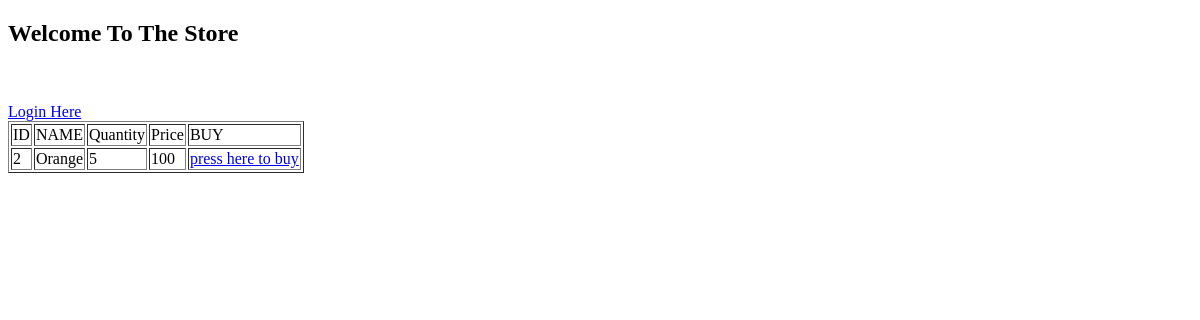
Before: / with the older database file.
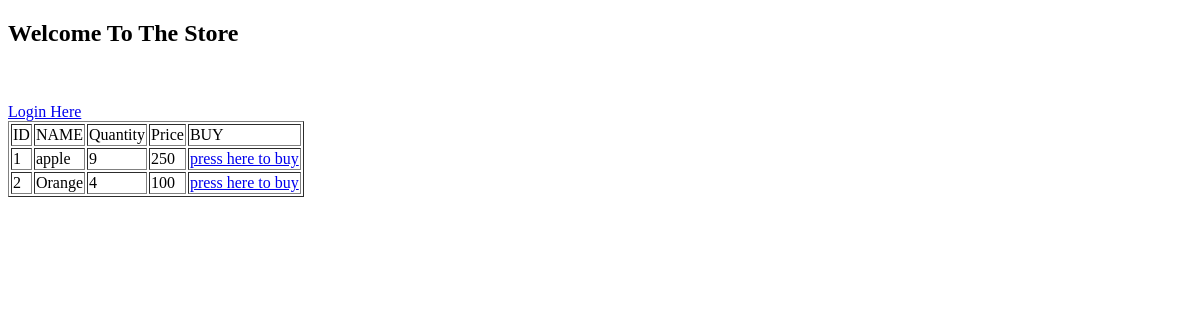
After: the same page with the newer database file.
### tables this page shows
CREATE TABLE item_ecom (id INT, name TEXT, quantity INT, price INT);

### handler.py (the view)
@app.route('/')
def showInput():
   conn = sqlite3.connect('database.db')
   print ("Opened database successfully")
   conn.row_factory = sqlite3.Row
   cur = conn.cursor()
   cur.execute("select * from item_ecom")
   rows = cur.fetchall()
   conn.close
   username = ""
   if 'username' in session:
      username = session['username']
   return render_template("home.html",rows = rows, username = username)

### templates/home.html (shortened to what this page needs)
<!doctype html>
<html>
   <body>
      <h2>Welcome To The Store</h2>
      {% if username != "" %}
         <p>Welcome back {{ username }}</p>
         <a href="/logoutPage"> Logout </a>
      {% else %}
         <a href="/loginPage"> Login Here </a>
      {% endif %}
         <table border = 1>
            <thead>
               <td>ID</td>
               <td>NAME</td>
               <td>Quantity</td>
               <td>Price</td>
               <td>BUY</td>
            </thead>
            {% for row in rows %}
               {% if row["quantity"] > 0 %}
               <tr>
                  <td>{{row["id"]}}</td>
                  <td>{{row["name"]}}</td>
                  <td> {{ row["quantity"]}}</td>
                  <td>{{row["price"]}}</td>
                  <td><a href = "/placeOrder?itemId={{row[0]}}"> press here to buy</a></td>
               </tr>
               {% endif %}
            {% endfor %}
         </table>
   </body>
</html>

Changed rows visible on the page:
now on this page (row edited): item_ecom: id "1", name "apple", quantity "9", price "250"
changed item_ecom "Orange": quantity "5" → "4"
